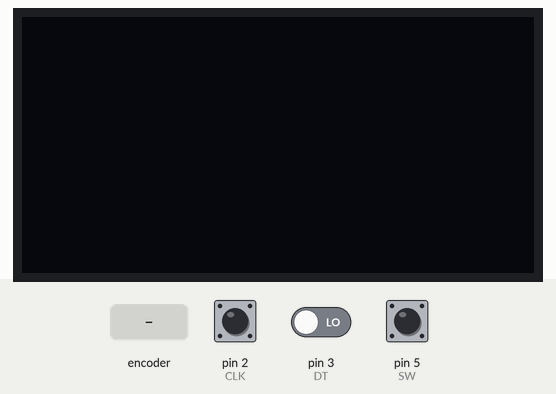
Simulated run of this sketch. Board: Arduino Uno, built with avr-gcc and run on an emulated ATmega328P. On the bench: 128×64 one-colour display. The test bench sets the inputs (shaded band); at power-on: pin 5 (SW) HIGH, pin 2 (CLK) HIGH, pin 3 (DT) LOW. What the sketch prints to the serial monitor is not drawn.

Above: at 1.2 s.
1.3 s: pin 5 (SW) pulled LOW for 0.15 s
At 2.3 s:
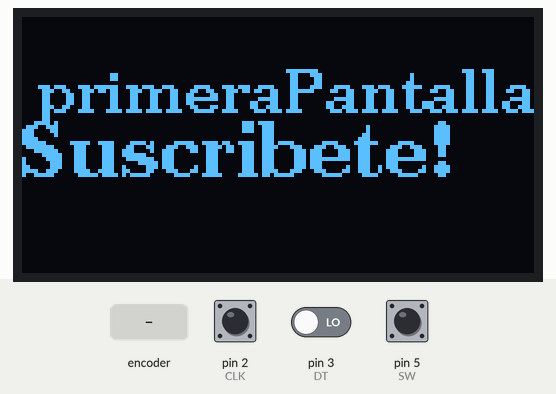
2.9 s: rotary encoder on pin 2 (CLK) / pin 3 (DT) turned 3 steps (first pin leading)
At 4.6 s:
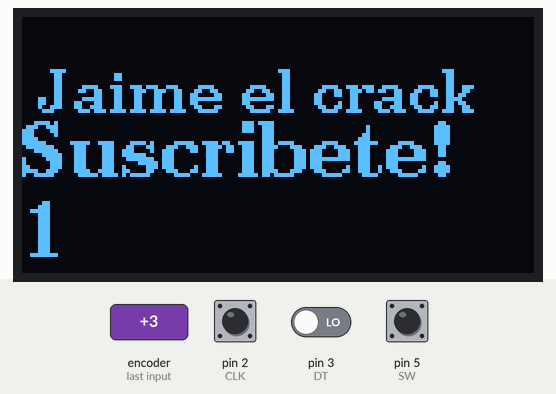
5.0 s: pin 5 (SW) pulled LOW for 1 s
At 6.2 s:
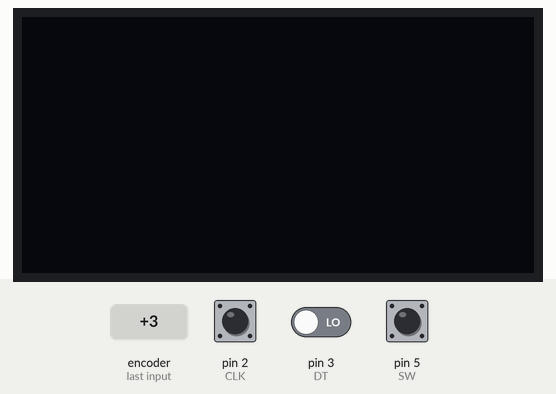
Timing chart, 0 to 8.0 s (numbered marks = the images above; inputs shaded):
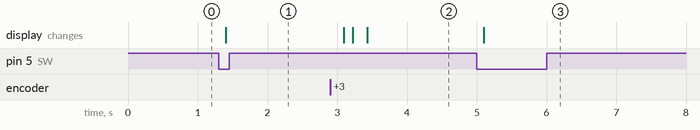

Measured:
- after the input at 1.3 s, the display: changes after 0.10 s (image 1)
- after the input at 2.9 s, the display: first changes after 0.19 s (image 2 shows a later state)
- after the input at 5.0 s, the display: changes after 0.10 s (image 3)

The sketch:

70_base_OLED_variable_dinamica_pantalla_v3.ino
```cpp
#include "U8g2lib.h"
#define CLK 2 //A
#define DT 3 // b
#define SW 5
#include <MemoryFree.h>

U8G2_SSD1306_128X64_NONAME_F_HW_I2C u8g2(U8G2_R0);

int sensorValue = 5;

volatile int POSICION = 1;
int ANTERIOR = 1;
int lastStateCLK;

//***********

bool buttonPressed = false;
unsigned long lastButtonPress = 0;

int item_selected = 0;
int item_selected_anterior = 3;

int current_screen = 0;

const int NUM_ITEMS = 4;

bool cuartaPantallaActive = false;

//************

void setup() {
  Serial.begin(9600);
  u8g2.begin();

  pinMode(CLK,INPUT);
  pinMode(DT,INPUT);
  pinMode(SW, INPUT_PULLUP);
  lastStateCLK = digitalRead(CLK);
  attachInterrupt(digitalPinToInterrupt(CLK), encoder, LOW);
}

void loop() {


  if (POSICION != ANTERIOR) {
    ANTERIOR = POSICION ;
  }

  sensorValue = 51;

  checkEncoderButton();

  u8g2.firstPage();
  do {

    if (current_screen == 0)
    {
      Serial.println("current_screen  = 0 ");

    } else  if (current_screen == 1)
    {

      Serial.println("current_screen  = 1 ");
      Serial.print("item_selected  =");
      Serial.println(item_selected );

        switch(item_selected) {

          case 0:
              primeraPantalla();
              break;
          case 1:
              segundaPantalla();
              break;
          case 2:
              terceraPantalla();
              break;
          case 3:
              cuartaPantalla();
              break;
          default:
            break;
        }
    }
    else if (current_screen == 2)
    {
      Serial.println("current_screen  = 2 ");
    }


  } while(u8g2.nextPage() );


}


void encoder()  {
  static unsigned long ultimaInterrupcion = 0;
						// tiempo de interrupcion
  unsigned long tiempoInterrupcion = millis();

  if (tiempoInterrupcion - ultimaInterrupcion > 5) {

    if (!cuartaPantallaActive) {

        if (digitalRead(DT) == HIGH)
        {
          POSICION++ ;
          item_selected++;
          if (item_selected >= NUM_ITEMS) {
              item_selected = 0;
          }

        }
        else {
          POSICION-- ;
          item_selected--;
          if (item_selected < 0) {
              item_selected = NUM_ITEMS - 1;
          }

        }

    }else{

      if (digitalRead(DT) == HIGH) {
            POSICION++;
      }else {
            POSICION--;
      }
      POSICION = min(100, max(0, POSICION));
      item_selected = 3;
    }


    ultimaInterrupcion = tiempoInterrupcion;
  }
}

//**************************************************************
//             FUNCIÓN PULSADOR ENCODER
//**************************************************************

void checkEncoderButton() {
    int btnState = digitalRead(SW);

    if (btnState == LOW) {
        if (!buttonPressed && (millis() - lastButtonPress > 50)) {
            buttonPressed = true;

                 switch (current_screen) {
                    case 0:
                        current_screen = 1;
                        break;
                    case 1:
                        current_screen = 2;
                        cuartaPantallaActive = false;
                        break;
                    case 2:
                        current_screen = 0;
                        break;

                    default:
                        break;
                }
        }
    } else {
        buttonPressed = false;
    }

}

//******************

void primeraPantalla() {

    u8g2.setFont(u8g2_font_ncenB10_tr);
    u8g2.drawStr(0, 24, " primeraPantalla");
    u8g2.setFont(u8g2_font_ncenB14_tr);
    u8g2.setCursor(0,40);
    u8g2.print(F("Suscribete!"));

}


void segundaPantalla() {

    u8g2.setFont(u8g2_font_ncenB10_tr);
    u8g2.drawStr(0, 24, " segundaPantalla");
    u8g2.setFont(u8g2_font_ncenB14_tr);
    u8g2.setCursor(0,40);
    u8g2.print(F("Suscribete!"));

}
void terceraPantalla() {

    u8g2.setFont(u8g2_font_ncenB10_tr);
    u8g2.drawStr(0, 24, " terceraPantalla");
    u8g2.setFont(u8g2_font_ncenB14_tr);
    u8g2.setCursor(0,40);
    u8g2.print(F("Suscribete!"));

}


void cuartaPantalla() {

  cuartaPantallaActive = true;
      u8g2.setFont(u8g2_font_ncenB10_tr);
      u8g2.drawStr(0, 24, " Jaime el crack");

      u8g2.setFont(u8g2_font_ncenB14_tr);
      u8g2.setCursor(0,40);
      u8g2.print(F("Suscribete!"));

      u8g2.setCursor(0,60);
      u8g2.print(POSICION);

}
```
